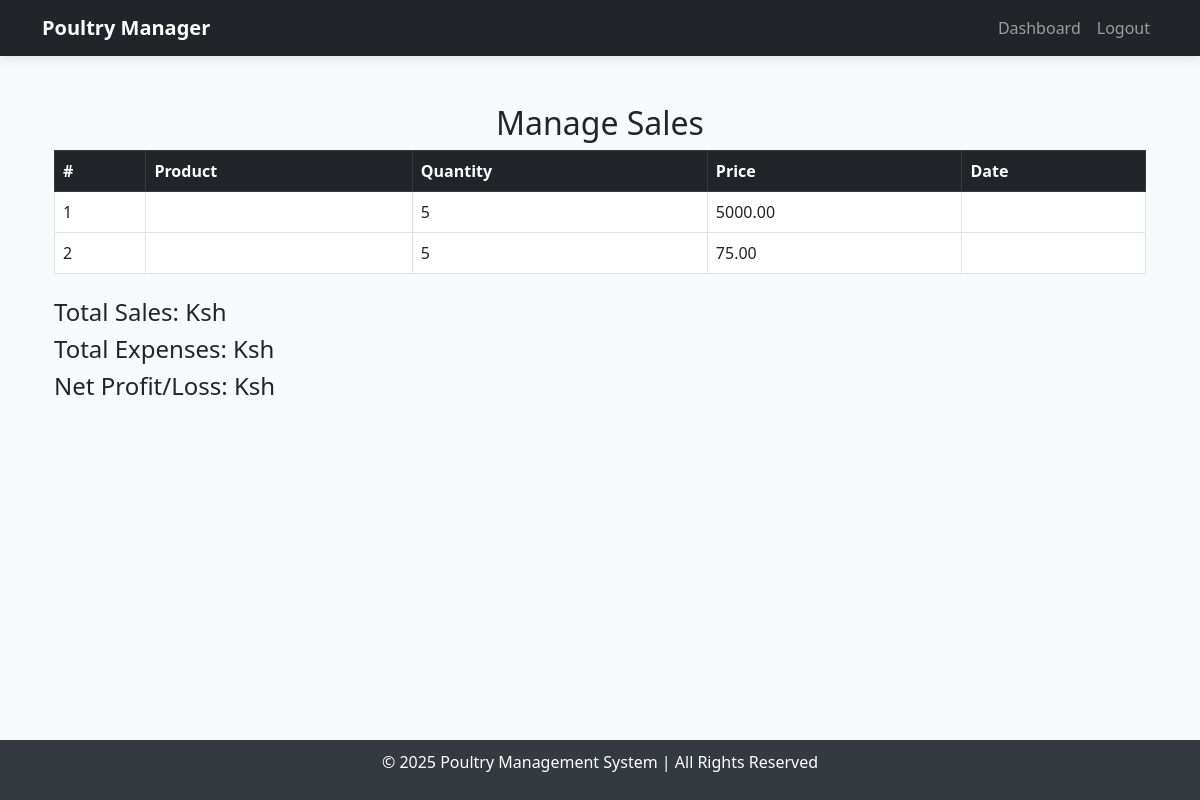
The page /manage_sales/ (signed in) on the database its author committed.
### poultry/models.py (models this page shows, shortened)
class Sale(models.Model):
    customer_name = models.CharField(max_length=100)
    chicken = models.ForeignKey(Chicken, null=True, blank=True, on_delete=models.CASCADE)
    eggs = models.ForeignKey(Egg, null=True, blank=True, on_delete=models.CASCADE)
    quantity = models.PositiveIntegerField()
    price = models.DecimalField(max_digits=10, decimal_places=2)
    date_sold = models.DateTimeField(auto_now_add=True)
    chicken_variety = models.CharField(max_length=50, null=True, blank=True)
    egg_variety = models.CharField(max_length=20, null=True, blank=True)
    related_sale = models.ForeignKey('Sale', null=True, blank=True, on_delete=models.CASCADE)

### poultry/views.py (the view)
# urls.py: path('manage_sales/', manage_sales, name='manage_sales'),
@login_required
def manage_sales(request):
    if not request.user.is_staff:
        messages.error(request, "Access Denied!")
        return redirect('dashboard')
    return render(request, 'poultry/manage_sales.html', {"sales": Sale.objects.all()})

### poultry/templates/poultry/manage_sales.html
{% extends 'base.html' %}
{% block content %}
<div class="container">
    <h2 class="text-center mt-4">Manage Sales</h2>
    <table class="table table-bordered">
        <thead class="table-dark">
            <tr>
                <th>#</th>
                <th>Product</th>
                <th>Quantity</th>
                <th>Price</th>
                <th>Date</th>
            </tr>
        </thead>
        <tbody>
            {% for sale in sales %}
            <tr>
                <td>{{ forloop.counter }}</td>
                <td>{{ sale.product }}</td>
                <td>{{ sale.quantity }}</td>
                <td>{{ sale.price }}</td>
                <td>{{ sale.date }}</td>
            </tr>
            {% empty %}
            <tr>
                <td colspan="5" class="text-center">No sales recorded.</td>
            </tr>
            {% endfor %}
        </tbody>
    </table>
    <div class="mt-4">
        <h4>Total Sales: Ksh {{ total_sales }}</h4>
        <h4>Total Expenses: Ksh {{ total_expenses }}</h4>
        <h4>Net Profit/Loss: Ksh {{ net_profit }}</h4>
    </div>
</div>
{% endblock %}

### poultry/templates/base.html (style rules this page uses)
body { display: flex; flex-direction: column; min-height: 100vh; background-color: #f8f9fa; }

### rows shown on the page
Sale: quantity "5", price "5000.00"
Sale: quantity "5", price "75.00"
